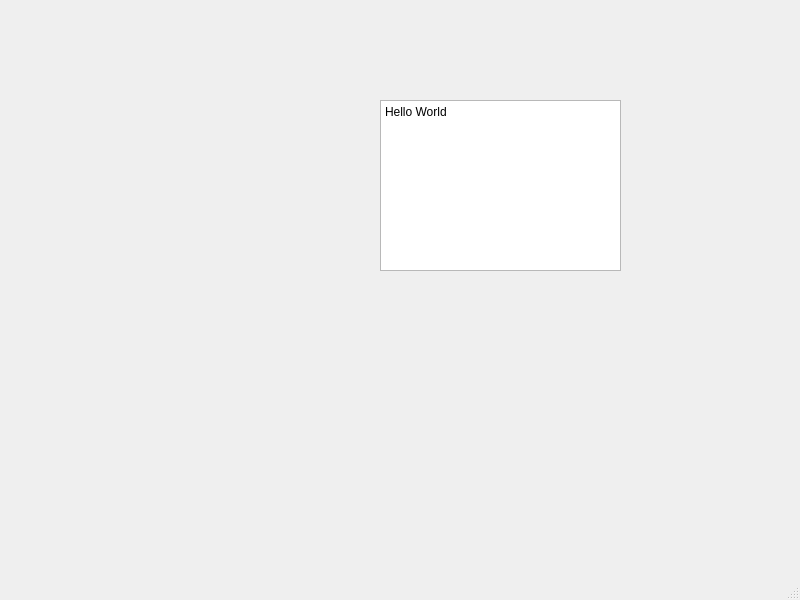
<?xml version="1.0" encoding="UTF-8"?>
<ui version="4.0">
 <class>MainWindow</class>
 <widget class="QMainWindow" name="MainWindow">
  <property name="geometry">
   <rect>
    <x>0</x>
    <y>0</y>
    <width>800</width>
    <height>600</height>
   </rect>
  </property>
  <property name="windowTitle">
   <string>MainWindow</string>
  </property>
  <widget class="QWidget" name="centralwidget">
   <widget class="QPlainTextEdit" name="plainTextEdit">
    <property name="geometry">
     <rect>
      <x>380</x>
      <y>100</y>
      <width>241</width>
      <height>171</height>
     </rect>
    </property>
    <property name="plainText">
     <string>Hello World
</string>
    </property>
   </widget>
   <widget class="QCustomPlot" name="widget" native="true">
    <property name="geometry">
     <rect>
      <x>50</x>
      <y>100</y>
      <width>261</width>
      <height>151</height>
     </rect>
    </property>
   </widget>
  </widget>
  <widget class="QMenuBar" name="menubar">
   <property name="geometry">
    <rect>
     <x>0</x>
     <y>0</y>
     <width>800</width>
     <height>24</height>
    </rect>
   </property>
  </widget>
  <widget class="QStatusBar" name="statusbar"/>
 </widget>
 <customwidgets>
  <customwidget>
   <class>QCustomPlot</class>
   <extends>QWidget</extends>
   <header>qcustomplot.h</header>
   <container>1</container>
  </customwidget>
 </customwidgets>
 <resources/>
 <connections/>
</ui>
